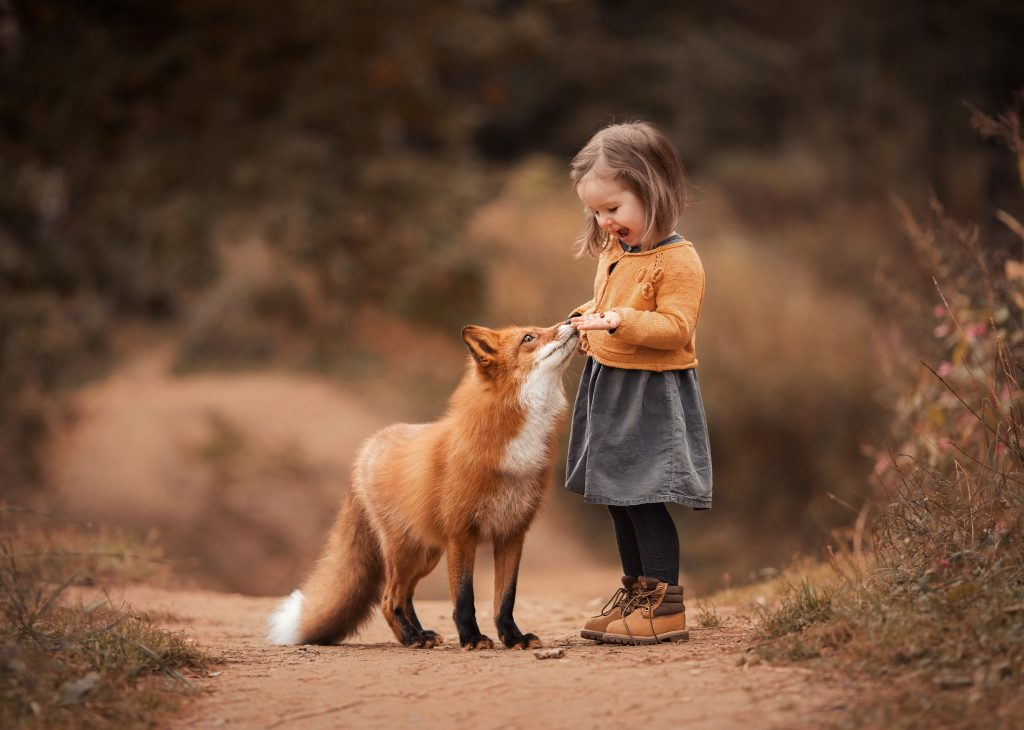
#> input picture YOLO_V5/test.jpg, 1024 x 730 px
$ jupyter execute --allow-errors 03_making_predictions.ipynb
#> lines starting #> are read from the running program, lines starting #| are printed output that depends on the picture
[cell 1]
# !pip install PyYAML

[cell 2]
import cv2
import numpy as np
import yaml
from yaml.loader import SafeLoader

## Load Yaml file

#> (a cell that did not finish here is left out)

## Load Model

#> (a cell that did not finish here is left out)

## Make Predictions

[cell 5]
# Load Image
image=cv2.imread('./test.jpg')
#> image is the input picture: shape (730, 1024, 3); mean B, G, R 57.3, 78.3, 110.6
img=image.copy()

# Convert Image to square Image
r,c,d=img.shape
#> r = 730; c = 1024; d = 3
max_wd=max(r,c)
#> max_wd = 1024
sqr_img=np.zeros((max_wd,max_wd,3),dtype=np.uint8) # make sure this dtype is uint8 and not int8
sqr_img[0:r,0:c]=img
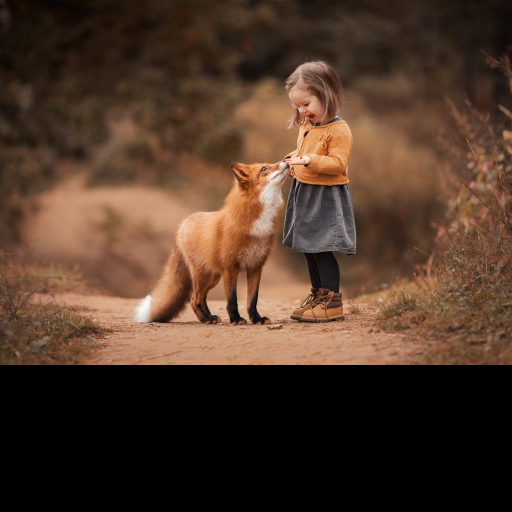
#> sqr_img: shape (1024, 1024, 3) (shown at 1/2 size); mean B, G, R 40.9, 55.8, 78.9

cv2.imshow('test-img',sqr_img)
cv2.waitKey(0)
cv2.destroyAllWindows()

# # Make Preds using yolo on sqr_img
YOLO_WH=640 # width and height of image require by our yolo model

blob=cv2.dnn.blobFromImage(sqr_img,1/255,(YOLO_WH,YOLO_WH),swapRB=True,crop=False)
#> (the rest of this cell did not finish here and is left out)

#> (a cell that did not finish here is left out)

#> (a cell that did not finish here is left out)

#> (a cell that did not finish here is left out)

[cell 9]
##### Draw bndbox
temp_img=sqr_img.copy()
#> (the rest of this cell did not finish here and is left out)

[cell 10]
cv2.imshow('pred',temp_img)
cv2.imshow('original',sqr_img)
cv2.waitKey(0)
cv2.destroyAllWindows()

[cell 11]
cv2.imwrite('test-pred',temp_img)
#> Out = True
